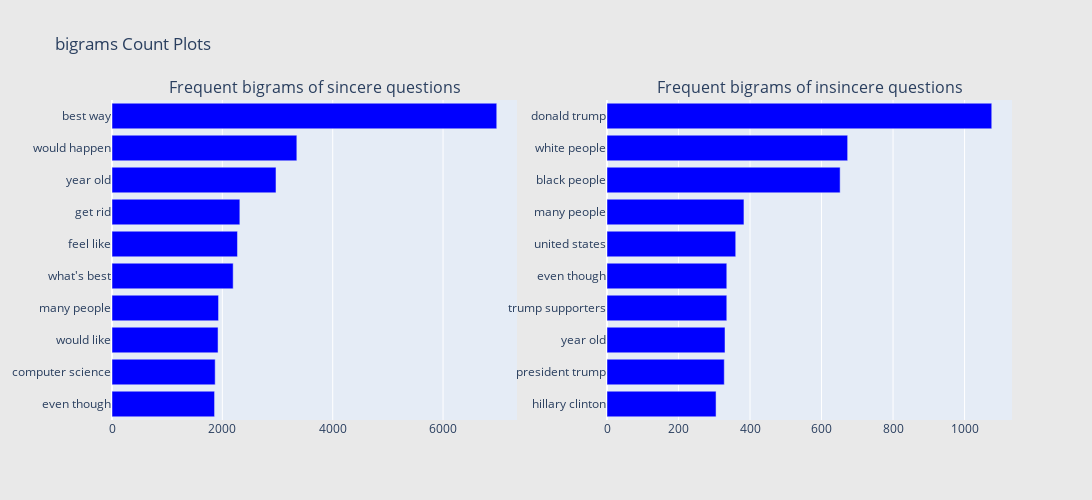

The notebook cell saved with this chart:
### Code cell
plot_ngrams(2)

### Figure 1 — Plotly figure (JSON) as saved in the notebook; plotly's stock layout.template omitted (floating-point values rounded to 4 significant figures)
{"data": [{"marker": {"color": "blue"}, "orientation": "h", "showlegend": false, "type": "bar", "x": [1859, 1870, 1922, 1931, 2196, 2274, 2317, 2972, 3350, 6973], "xaxis": "x", "y": ["even though", "computer science", "would like", "many people", "what's best", "feel like", "get rid", "year old", "would happen", "best way"], "yaxis": "y"}, {"marker": {"color": "blue"}, "orientation": "h", "showlegend": false, "type": "bar", "x": [305, 328, 330, 335, 335, 360, 383, 652, 673, 1076], "xaxis": "x2", "y": ["hillary clinton", "president trump", "year old", "trump supporters", "even though", "united states", "many people", "black people", "white people", "donald trump"], "yaxis": "y2"}], "layout": {"annotations": [{"font": {"size": 16}, "showarrow": false, "text": "Frequent bigrams of sincere questions", "x": 0.225, "xanchor": "center", "xref": "paper", "y": 1.0, "yanchor": "bottom", "yref": "paper"}, {"font": {"size": 16}, "showarrow": false, "text": "Frequent bigrams of insincere questions", "x": 0.775, "xanchor": "center", "xref": "paper", "y": 1.0, "yanchor": "bottom", "yref": "paper"}], "height": 500, "paper_bgcolor": "rgb(233,233,233)", "title": {"text": "bigrams Count Plots"}, "width": 1150, "xaxis": {"anchor": "y", "domain": [0.0, 0.45]}, "xaxis2": {"anchor": "y2", "domain": [0.55, 1.0]}, "yaxis": {"anchor": "x", "domain": [0.0, 1.0]}, "yaxis2": {"anchor": "x2", "domain": [0.0, 1.0]}}}
